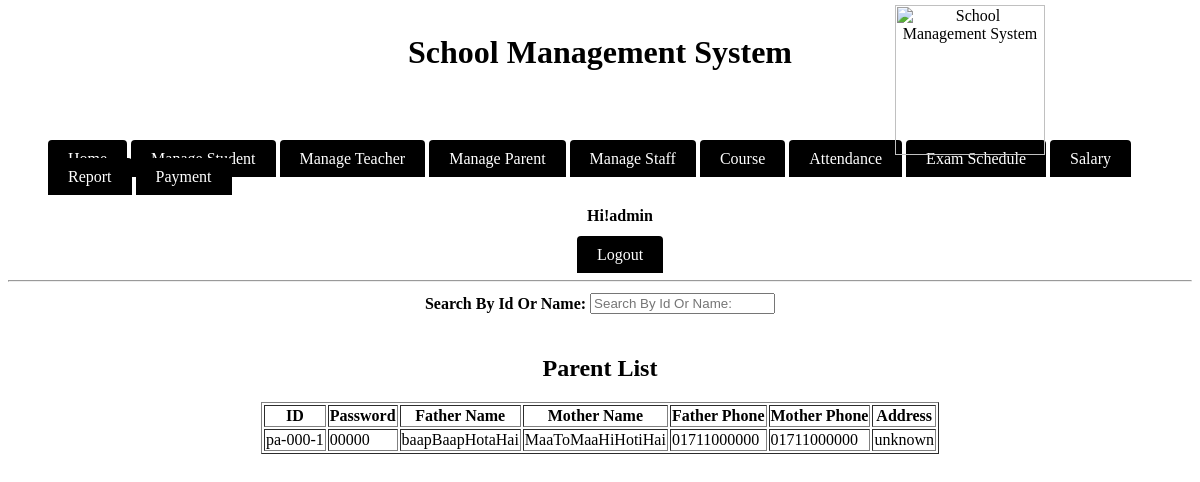
Page /module/admin/Unused/viewParent.php on the committed database.
### tables this page shows
CREATE TABLE `parents` (
  `id` varchar(20) NOT NULL,
  `password` varchar(20) NOT NULL,
  `fathername` varchar(20) NOT NULL,
  `mothername` varchar(20) NOT NULL,
  `fatherphone` varchar(13) NOT NULL,
  `motherphone` varchar(13) NOT NULL,
  `address` varchar(30) NOT NULL
);

### module/admin/Unused/viewParent.php (the view, shortened to what this page needs)
<?php
include_once('main.php');
$sql = "SELECT * FROM parents;";
$res= mysql_query($sql);
$string = "";
while($row = mysql_fetch_array($res)){
    $string .= '<tr><td>'.$row['id'].'</td><td>'.$row['password'].
    '</td><td>'.$row['fathername'].'</td><td>'.$row['mothername'].
    '</td><td>'.$row['fatherphone'].'</td><td>'.$row['motherphone'].
    '</td><td>'.$row['address'].'</td></tr>';
}
?>
<html>
    <head>
		    <link rel="stylesheet" type="text/css" href="../../source/CSS/style.css">
		</head>
    <body>
			  <div class="header"><h1>School Management System</h1></div>
			  <div class="divtopcorner">
				    <img src="../../source/logo.jpg" height="150" width="150" alt="School Management System"/>
				</div>
			<br/><br/>
				<ul>
				    <li class="manulist">
						    <a class ="menulista" href="index.php">Home</a>
								<a class ="menulista" href="manageStudent.php">Manage Student</a>
								<a class ="menulista" href="manageTeacher.php">Manage Teacher</a>
								<a class ="menulista" href="manageParent.php">Manage Parent</a>
								<a class ="menulista" href="manageStaff.php">Manage Staff</a>
								<a class ="menulista" href="course.php">Course</a>
								<a class ="menulista" href="index.php">Attendance</a>
								<a class ="menulista" href="index.php">Exam Schedule</a>
								<a class ="menulista" href="index.php">Salary</a>
								<a class ="menulista" href="index.php">Report</a>
								<a class ="menulista" href="index.php">Payment</a>
								<div align="center">
								<h4>Hi!admin <?php echo $check." ";?></h4>
								<a class ="menulista" href="logout.php" onmouseover="changemouseover(this);" onmouseout="changemouseout(this,'<?php echo ucfirst($loged_user_name);?>');"><?php echo "Logout";?></a>
						</div>
								</li>
				</ul>
			  <hr/>
        <center>
            <table>
                <tr>
                    <td><b>Search By Id Or Name: </b></td>
                    <td><input type="text" name="searchId" placeholder="Search By Id Or Name:" onkeyup="getParent(this.value);"></td>
                </tr>
            </table>
        </center>
        <br/>
        <center><h2>Parent List</h2></center>
        <center>
            <table border="1" id='parentList'>
                <tr>
                    <th>ID</th>
                    <th>Password</th>
                    <th>Father Name</th>
                    <th>Mother Name</th>
                    <th>Father Phone</th>
                    <th>Mother Phone</th>
                    <th>Address</th>
                </tr>
                <?php echo $string;?>
            </table>
        </center>
		</body>
</html>

### source/CSS/style.css (style rules this page uses)
.divtopcorner { position:absolute; top:0px; right: 150px; color:black; text-align:center; padding:5px; }
.header { color:black; text-align:center; padding:5px; }
.manulist { display:inline; left:100px; }
.menulista { background-color: black; color: white; padding: 10px 20px; text-decoration: none; border-radius: 4px 4px 0 0; }

### rows in the picture
parents: id "pa-000-1", password "00000", fathername "baapBaapHotaHai", mothername "MaaToMaaHiHotiHai", fatherphone "01711000000", motherphone "01711000000", address "unknown"
